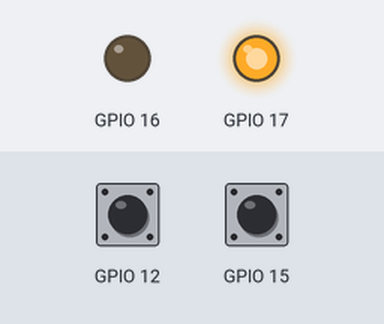
Simulated run of this program. Board: ESP32. Shown: output pins drawn as LEDs (lit = HIGH). Inputs (shaded band) come from the test bench; at power-on: GPIO 15 HIGH, GPIO 12 HIGH. Pins used as bus, display or sensor lines are not drawn; what the program prints to the serial monitor is not drawn.

Above: at 1.2 s.
1.3 s: GPIO 15 pulsed LOW 5 times (0.12 s each, 0.3 s apart)
At 2.1 s:
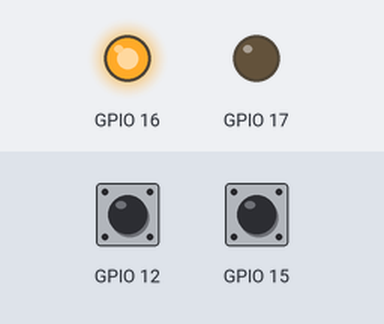
5.8 s: GPIO 15 pulled LOW for 1 s
9.3 s: GPIO 15 pulled LOW for 1 s
12.4 s: GPIO 15 pulsed LOW 5 times (0.12 s each, 0.3 s apart)
Timing chart, 0 to 16.5 s (numbered marks = the images above; inputs shaded):
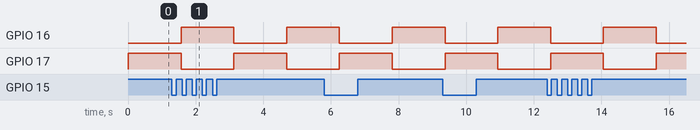

The program:

main.cpp
```cpp
// main.cpp
// Author  : yujinh@126.com
// Address : CUG @ Wuhan
// Date    : 2022-12-26
#include <Arduino.h>

#include "ndtCS1237.hpp"
#include "ndtStimuAB.hpp"

HardwareSerial &pc = Serial;

ndtCS1237 a1237(14, 12);
ndtCS1237 u1237(13, 15);

StimuAB ab(16, 17);

void setup() {
  u1237.powerdown();
  a1237.powerdown();

  pc.begin(115200);

  delay(1);  // cs1237 will power down in 100us

  u1237.poweron();
  a1237.poweron();
  delay(1);

  a1237.writeConfig(0, 0, 0, 0);
  u1237.writeConfig(0, 0, 0, 0);
  ab.b2a();
}

int tNext = 100;
void loopAB(int i);

int rs = 10;
void loop() {
  ab.b2a();
  delay(300);

  pc.println("b->a");

  for (int i = 0; i < rs; i++) {
    loopAB(i);
  }

  ab.a2b();
  delay(300);
  pc.println("a->b");
  for (int i = 0; i < rs; i++) {
    loopAB(i);
  }
}

void loopAB(int i) {
  delay(120);

  int u = u1237.read();
  int a = a1237.read();

  pc.printf("@%d,U= %08x,", millis(), u);
  pc.print(u, BIN);
  pc.printf(",%d,%f ,", u / 256, u / 256 * 0.5 * 3.3 / 0x7FFFFF);

  pc.printf(",I=%08x ,", a);

  pc.print(a, BIN);
  pc.printf(",%d", a / 256);
  pc.printf(",%f", a / 256 * 0.5 * 3.3 / 0x7FFFFF);
}
```

ndtCS1237.hpp
```cpp
// ndtCS1237.hpp
//
// 展示CS1237应用的驱动，参考CS1237的数据手册，包含引脚的初始化
//  和24位结果的读取以及配置
//
// Author  : yujinh@126.com
// Address : CUG @ Wuhan
// Date    : 2022-12-26

#include <Arduino.h>

class ndtCS1237
{
public:
    typedef struct tag_cfg
    {
        unsigned char ch : 2;
        unsigned char pga : 2;   // 0:1 ; 1:2 ; 2:64 ; 3:128
        unsigned char speed : 2; // 0:10Hz ; 1:40Hz ; 2:640Hz ; 3:1280Hz
        unsigned char ref : 1;   // defualt 0 is on;
        unsigned char res : 1;   // default 0
    } TCFG, *PTCFG;

    ndtCS1237(int _clk, int _dio) : clk(_clk), dio(_dio)
    {
        pinMode(dio, INPUT_PULLUP);
        pinMode(clk, OUTPUT);
        digitalWrite(clk, LOW);
    }

    bool isReady()
    {
        return digitalRead(dio) == LOW;
    }

    void powerdown()
    {
        digitalWrite(clk, HIGH);
    }
    void poweron()
    {
        digitalWrite(clk, LOW);
    }

    int readbit()
    {
        int r;
        digitalWrite(clk, HIGH);
        delayMicroseconds(20);
        r = digitalRead(dio);
        delayMicroseconds(25);
        digitalWrite(clk, LOW);
        delayMicroseconds(45);

        return r;
    }
// the lower byte is packed status bits and 5 reads of bus status
//  to use the result,just divide it with 256
    int read()
    {
        int val = 0;
        pinMode(dio, INPUT_PULLUP);

        for (int i = 0; i < 24; i++)
        {
            val <<= 1;
            val |= readbit();
        }

        //sclk 25,26,27,to make the cs1237's dio output high
        for (int i = 0; i < 3; i++)
        {
            val <<= 1;
            val |= readbit();
        }

        //simple read,no clk.just make sure the dio bus is in high status
        for (int i = 0; i < 5; i++)
        {
            val <<= 1;
            val |= digitalRead(dio);
        }

        return val/256;
        // return val;
    }

    void writebit(int b)
    {
        digitalWrite(clk, HIGH);
        digitalWrite(dio, b ? HIGH : LOW);
        digitalWrite(clk, LOW);
    }

    int writeConfig(int ch = 0, int pga = 0, int speed = 0, int ref = 0)
    {
        read();

        // SCLK 28~29
        readbit();
        readbit();

        // SCLK 30~36,write read config command
        unsigned char cmd = 0x65;
        pinMode(dio, OUTPUT);
        for (int i = 0; i < 7; i++)
        {
            cmd <<= 1;
            writebit(cmd & 0x80);
        }

        // SCLK 37
        readbit();

        unsigned char c;
        TCFG *cfg = (PTCFG)&c;
        cfg->pga = pga;
        cfg->ch = ch;
        cfg->ref = ref;
        cfg->speed = speed;
        cfg->res = 0;

        // SCLK 38~45
        for (int i = 0; i < 8; i++)
        {
            writebit(c & 0x80);
            c <<= 1;
        }

        // SCLK 46
        pinMode(dio, INPUT_PULLUP);
        readbit();
        return 0;
    }

    unsigned char readconfig(){
        read();

        //SCLK 28~29
        readbit();
        readbit();

        // SCLK 30~36,write read config command
        unsigned char cmd = 0x56;
        pinMode(dio, OUTPUT);
        for (int i = 0; i < 7; i++)
        {
            cmd <<= 1;
            writebit(cmd & 0x80);
        }

        // SCLK 37
        pinMode(dio, INPUT_PULLUP);
        readbit();

        unsigned char cfg=0;

        // SCLK 38~45
        for (int i = 0; i < 8; i++)
        {
            cfg<<=1;
            cfg |= readbit();

        }

        // SCLK 46
        pinMode(dio, INPUT_PULLUP);
        readbit();
        return cfg;
    }

private:
    int clk;
    int dio;
};
```

ndtStimuAB.hpp
```cpp
// ndtStimuAB.hpp
//
// 用于控制H桥的输出，以对分压电阻进行供电
//
// Author  : yujinh@126.com
// Address : CUG @ Wuhan
// Date    : 2022-12-26

#include <Arduino.h>

class StimuAB
{
public:
    StimuAB(int _pinA, int _pinB) : A(_pinA), B(_pinB)
    {
        pinMode(A, OUTPUT);
        pinMode(B, OUTPUT);

        off();
    }
    void a2b()
    {
        digitalWrite(A, HIGH);
        digitalWrite(B, LOW);
    }
    void b2a()
    {
        digitalWrite(A, LOW);
        digitalWrite(B, HIGH);
    }

    void off()
    {
        digitalWrite(A, LOW);
        digitalWrite(B, LOW);
    }

    void toggle()
    {
        digitalWrite(A, digitalRead(A) == LOW ? HIGH : LOW);
        digitalWrite(B, digitalRead(B) == LOW ? HIGH : LOW);
    }

private:
    int A;
    int B;
};
```
